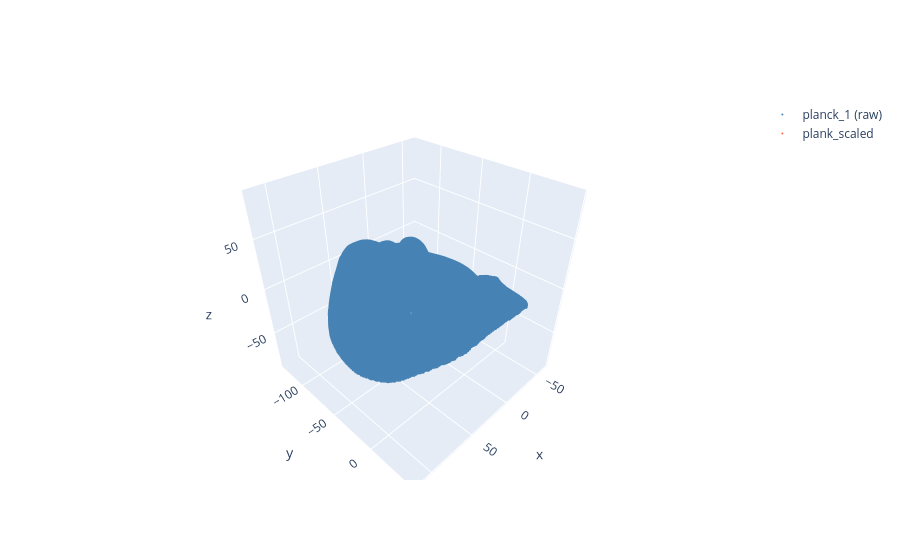

Here is the notebook cell this chart was saved with:
### Code cell
import numpy as np
import plotly.graph_objects as go
import os

# ---- Config ----
scan_index = 1  # change to load planck_1.npy, planck_2.npy, etc.

npy_dir = r"planck_scans/npy"
scaled_path = r"experiments/geotransformer.faces.stage4.gse.k3.max.oacl.stage2.sinkhorn/plank_scaled.npy"

# ---- Load ----
src_points = np.load(os.path.join(npy_dir, f"planck_{scan_index}.npy")).astype(np.float64)
scaled_points = np.load(scaled_path)

# ---- Plot ----
all_points = np.vstack([src_points, scaled_points])
center = (all_points.min(0) + all_points.max(0)) / 2
extent = (all_points.max(0) - all_points.min(0)).max() / 2

fig = go.Figure()

fig.add_trace(go.Scatter3d(
    x=src_points[:, 0], y=src_points[:, 1], z=src_points[:, 2],
    mode='markers', marker=dict(size=2, color='steelblue'),
    name=f"planck_{scan_index} (raw)"
))

fig.add_trace(go.Scatter3d(
    x=scaled_points[:, 0], y=scaled_points[:, 1], z=scaled_points[:, 2],
    mode='markers', marker=dict(size=2, color='tomato'),
    name="plank_scaled"
))

fig.update_layout(
    scene=dict(
        xaxis=dict(range=[center[0]-extent, center[0]+extent]),
        yaxis=dict(range=[center[1]-extent, center[1]+extent]),
        zaxis=dict(range=[center[2]-extent, center[2]+extent]),
        aspectmode='cube'
    )
)

fig.show()

### Figure 1 — Plotly figure (JSON) as saved in the notebook; plotly's stock layout.template omitted (floating-point values rounded to 4 significant figures; data arrays with more than 128 entries replaced by an {"elided": "..."} marker saying what was removed)
{"data": [{"marker": {"color": "steelblue", "size": 2}, "mode": "markers", "name": "planck_1 (raw)", "type": "scatter3d", "x": {"elided": "29588 float values"}, "y": {"elided": "29588 float values"}, "z": {"elided": "29588 float values"}}, {"marker": {"color": "tomato", "size": 2}, "mode": "markers", "name": "plank_scaled", "type": "scatter3d", "x": {"elided": "2000 float values"}, "y": {"elided": "2000 float values"}, "z": {"elided": "2000 float values"}}], "layout": {"scene": {"aspectmode": "cube", "xaxis": {"range": [-66.99, 119.7]}, "yaxis": {"range": [-135.9, 50.78]}, "zaxis": {"range": [-93.86, 92.8]}}}}
